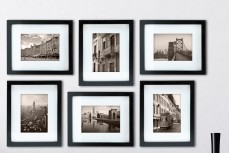
#> input picture Image&VideoProcessing/pic2.jpeg, 229 x 153 px
$ jupyter execute CountingObjects.ipynb   (older library calls are emulated)
#> lines starting #> are read from the running program, lines starting #| are printed output that depends on the picture; after the words box and inside, x2 and y2 are one past the last pixel; in counts of white or black regions, pixels touching at a corner belong together
[cell 1]
import cv2
import sys

[cell 2]
#image = cv2.imread(sys.argv[1])

[cell 3]
image = cv2.imread('pic2.jpeg')
#> image is the input picture: shape (153, 229, 3); mean B, G, R 177.4, 176.9, 177.1

[cell 4]
gray_image = cv2.cvtColor(image, cv2.COLOR_BGR2GRAY)

[cell 5]
blurred_image = cv2.GaussianBlur(gray_image, (7,7), 0)
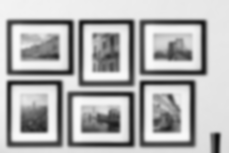
#> blurred_image: shape (153, 229); min 15, max 250, mean 177

[cell 6]
canny = cv2.Canny(blurred_image, 100, 200)
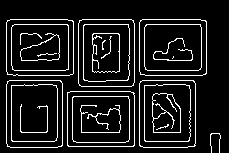
#> canny: shape (153, 229); 10.7% white in thin lines or dots, all inside (x1, y1, x2, y2) = (6, 19, 221, 153)

[cell 7]
cv2.imshow("Canny", canny)
cv2.waitKey(3000)
cv2.destroyAllWindows()

[cell 8]
im, contours, hierarchy = cv2.findContours(canny, cv2.RETR_EXTERNAL, cv2.CHAIN_APPROX_SIMPLE)
#> contours = 7 contours, 1 with area under 20; largest, box (x1, y1, x2, y2) and area: (6, 80, 63, 148) 3733, (139, 80, 196, 148) 3732, (78, 19, 135, 87) 3732, (139, 19, 207, 76) 3730, (6, 19, 74, 76) 3726, (67, 91, 135, 147) 3676

[cell 9]
print("The number of objects found:", len(contours))
#| The number of objects found: 7

[cell 10]
cv2.drawContours(image, contours, -1, (0,255,0), 2)
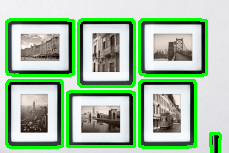
#> image: shape (153, 229, 3); 12.91% of pixels changed, all inside (x1, y1, x2, y2) = (5, 18, 222, 153)
cv2.imshow("Objects Found", image)
cv2.waitKey(10000)
cv2.destroyAllWindows()

$ run again, with Image&VideoProcessing/pic1.jpg copied over Image&VideoProcessing/pic2.jpeg
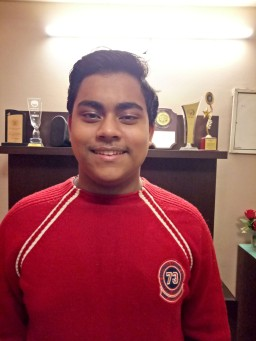
#> input picture Image&VideoProcessing/pic1.jpg, 256 x 341 px
#> image is the input picture: shape (341, 256, 3); mean B, G, R 105.3, 101.5, 163
#> `canny = cv2.Canny(blurred_image, 100, 200)`:
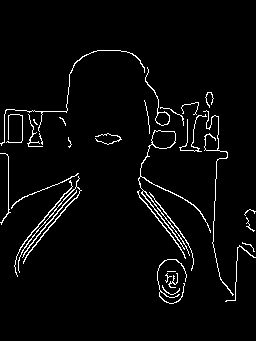
#> canny: shape (341, 256); 3.5% white in thin lines or dots, all inside (x1, y1, x2, y2) = (0, 50, 256, 304)
#> contours = 32 contours, 21 with area under 20; largest, box (x1, y1, x2, y2) and area: (138, 130, 211, 256) 477, (145, 67, 170, 126) 160, (18, 176, 82, 273) 92, (14, 180, 73, 277) 54, (22, 190, 77, 258) 53
#| The number of objects found: 32
#> `cv2.drawContours(image, contours, -1, (0,255,0), 2)`:
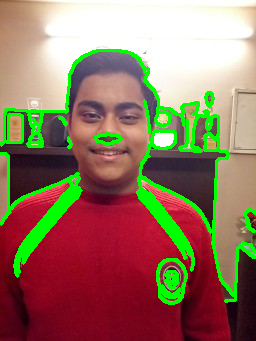
#> image: shape (341, 256, 3); 10.49% of pixels changed, all inside (x1, y1, x2, y2) = (0, 49, 256, 305)
